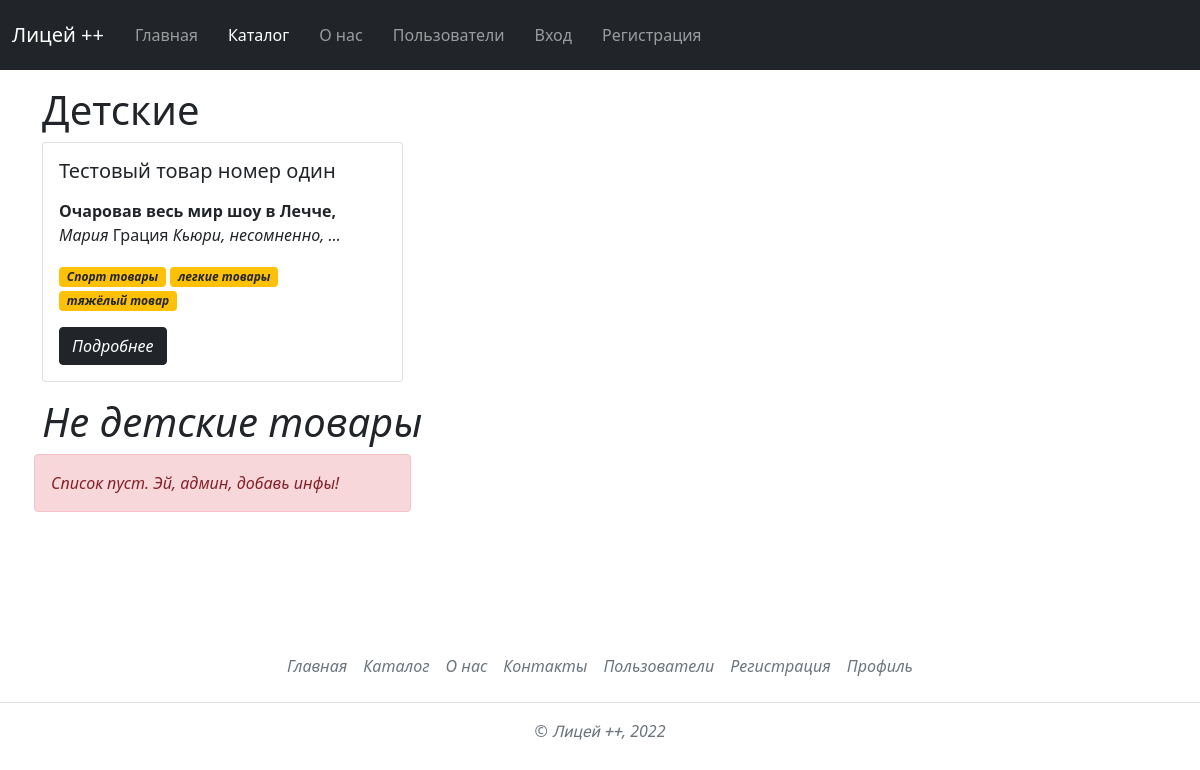
Page /catalog/ on the committed database.
### catalog/models.py (models this page shows, shortened)
class Category(Slug, Published, Name):
    weight = models.PositiveSmallIntegerField(
        verbose_name='Вес',
        default=100,
        validators=(validate_weight, )
    )
    objects = CategoryManager()
    class Meta:
        verbose_name = 'категория'
        verbose_name_plural = 'категории'

class Item(Published):
    name = models.CharField(
        verbose_name='Название товара',
        max_length=150
    )
    text = models.TextField(
        verbose_name='Текст',
        help_text='Минимум два слова. Обязательно должно содержаться слово превосходно или роскошно', validators=(validate_required_words, validate_words_count)
    )
    tags = models.ManyToManyField(
        verbose_name='Теги',
        to='Tag',
        related_name='items'
    )
    category = models.ForeignKey(
        verbose_name='Категория',
        to='Category',
        related_name='items',
        on_delete=models.RESTRICT
    )
    upload = ImageField(upload_to='uploads/', null=True)
    def get_image_250x250(self):
        return get_thumbnail(self.upload, '250x250', crop='center', quality=51)
    def img_tmb(self):
        if self.upload:
            return mark_safe(f'<img src="{self.upload.url}" width="50">')
        return 'Нет изображений'
    img_tmb.short_description = 'превью'
    img_tmb.allow_tags = True
    objects = ItemManager()
    class Meta:
        verbose_name = 'товар'
        verbose_name_plural = 'товары'

class Tag(Slug, Published, Name):
    objects = TagManager()
    def __str__(self) -> str:
        if self.name:
            return self.name
        return self.slug
    class Meta:
        verbose_name = 'тег'
        verbose_name_plural = 'теги'

### catalog/views.py (the view)
# urls.py: path('', views.ItemList.as_view(), name='item_list'),
class ItemList(TemplateView):
    template_name = 'catalog/item_list.html'
    extra_context = {
        'categories': Category.objects.published_items_and_categories()
    }

### catalog/templatetags/catalog_extras.py (called while the page is built)
@register.filter
def render_markdown(value):
    return markdown(value)

### users/context_processors.py (called while the page is built)
def get_birthday_people(request):
    birthday_people = Profile.objects.filter(
        birthday__endswith=datetime.now().strftime("-%m-%d"),
        private_profile=False,
    ).prefetch_related('user')
    return {'birthday_people': birthday_people}

### templates/catalog/item_list.html (shortened to what this page needs)
{% extends 'base.html' %}
{% block content %}
<div class="container mt-3">
    {% for category in categories %}
    <section class="mt-3">
        <h2 class="display-6" id="{{ category.slug }}">{{ category.name|default:category.slug }}</h2>
        {% include 'core/item_list_base.html' with items=category.items.all %}
    </section>
    {% endfor %}
</div>
{% endblock %}

### templates/core/item_list_base.html (shortened to what this page needs)
{% load catalog_extras %}
<div class="row row-cols-1 row-cols-sm-2 row-cols-md-3 g-3">
{% for item in items %}
    <div class="col">
        <div class="card">
            <div class="card-body">
                <h5 class="card-title">{{ item.name }}</h5>
                <p class="card-text">{{ item.text|render_markdown|safe|truncatewords:10 }}</p>
                <p><span class="badge bg-warning text-dark">
                    {{ item.tags.all|join:'</span> <span class="badge bg-warning text-dark">' }}
                </span></p>
                <a href="{% url 'item_detail' pk=item.id %}" class="btn btn-dark">Подробнее</a>
            </div>
        </div>
    </div>
{% empty %}
    <div class="alert alert-danger" role="alert">Список пуст. Эй, админ, добавь инфы!</div>
{% endfor %}
</div>

### static/css/main.css (style rules this page uses)
* { margin: 0; padding: 0; }
html, body { height: 100%; }

### rows in the picture
Category: name "Детские"
Item: name "Тестовый товар номер один", text|render_markdown "Очаровав весь мир шоу в Лечче, Мария Грация Кьюри, несомненно, …", tags.all "Спорт товары легкие товары тяжёлый товар"
Category: name "Не детские товары"
